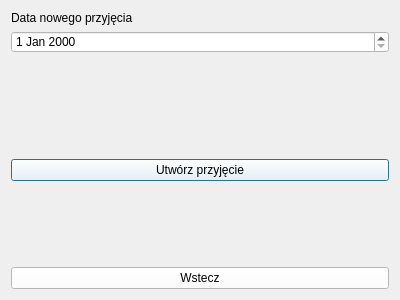
<?xml version="1.0" encoding="UTF-8"?>
<ui version="4.0">
 <class>NowePrzyjecie</class>
 <widget class="QDialog" name="NowePrzyjecie">
  <property name="geometry">
   <rect>
    <x>0</x>
    <y>0</y>
    <width>400</width>
    <height>300</height>
   </rect>
  </property>
  <property name="windowTitle">
   <string>Dialog</string>
  </property>
  <layout class="QVBoxLayout" name="verticalLayout">
   <item>
    <widget class="QLabel" name="label">
     <property name="text">
      <string>Data nowego przyjęcia</string>
     </property>
    </widget>
   </item>
   <item>
    <widget class="QDateEdit" name="dateEdit">
     <property name="styleSheet">
      <string notr="true">background-color:white;</string>
     </property>
    </widget>
   </item>
   <item>
    <spacer name="verticalSpacer_2">
     <property name="orientation">
      <enum>Qt::Vertical</enum>
     </property>
     <property name="sizeHint" stdset="0">
      <size>
       <width>20</width>
       <height>40</height>
      </size>
     </property>
    </spacer>
   </item>
   <item>
    <widget class="QLabel" name="Komunikat">
     <property name="text">
      <string/>
     </property>
    </widget>
   </item>
   <item>
    <widget class="QPushButton" name="Utworz">
     <property name="styleSheet">
      <string notr="true">background-color:white;</string>
     </property>
     <property name="text">
      <string>Utwórz przyjęcie</string>
     </property>
    </widget>
   </item>
   <item>
    <spacer name="verticalSpacer">
     <property name="orientation">
      <enum>Qt::Vertical</enum>
     </property>
     <property name="sizeHint" stdset="0">
      <size>
       <width>20</width>
       <height>40</height>
      </size>
     </property>
    </spacer>
   </item>
   <item>
    <widget class="QPushButton" name="Wstecz">
     <property name="styleSheet">
      <string notr="true">background-color:white;</string>
     </property>
     <property name="text">
      <string>Wstecz</string>
     </property>
    </widget>
   </item>
  </layout>
 </widget>
 <resources/>
 <connections/>
</ui>
